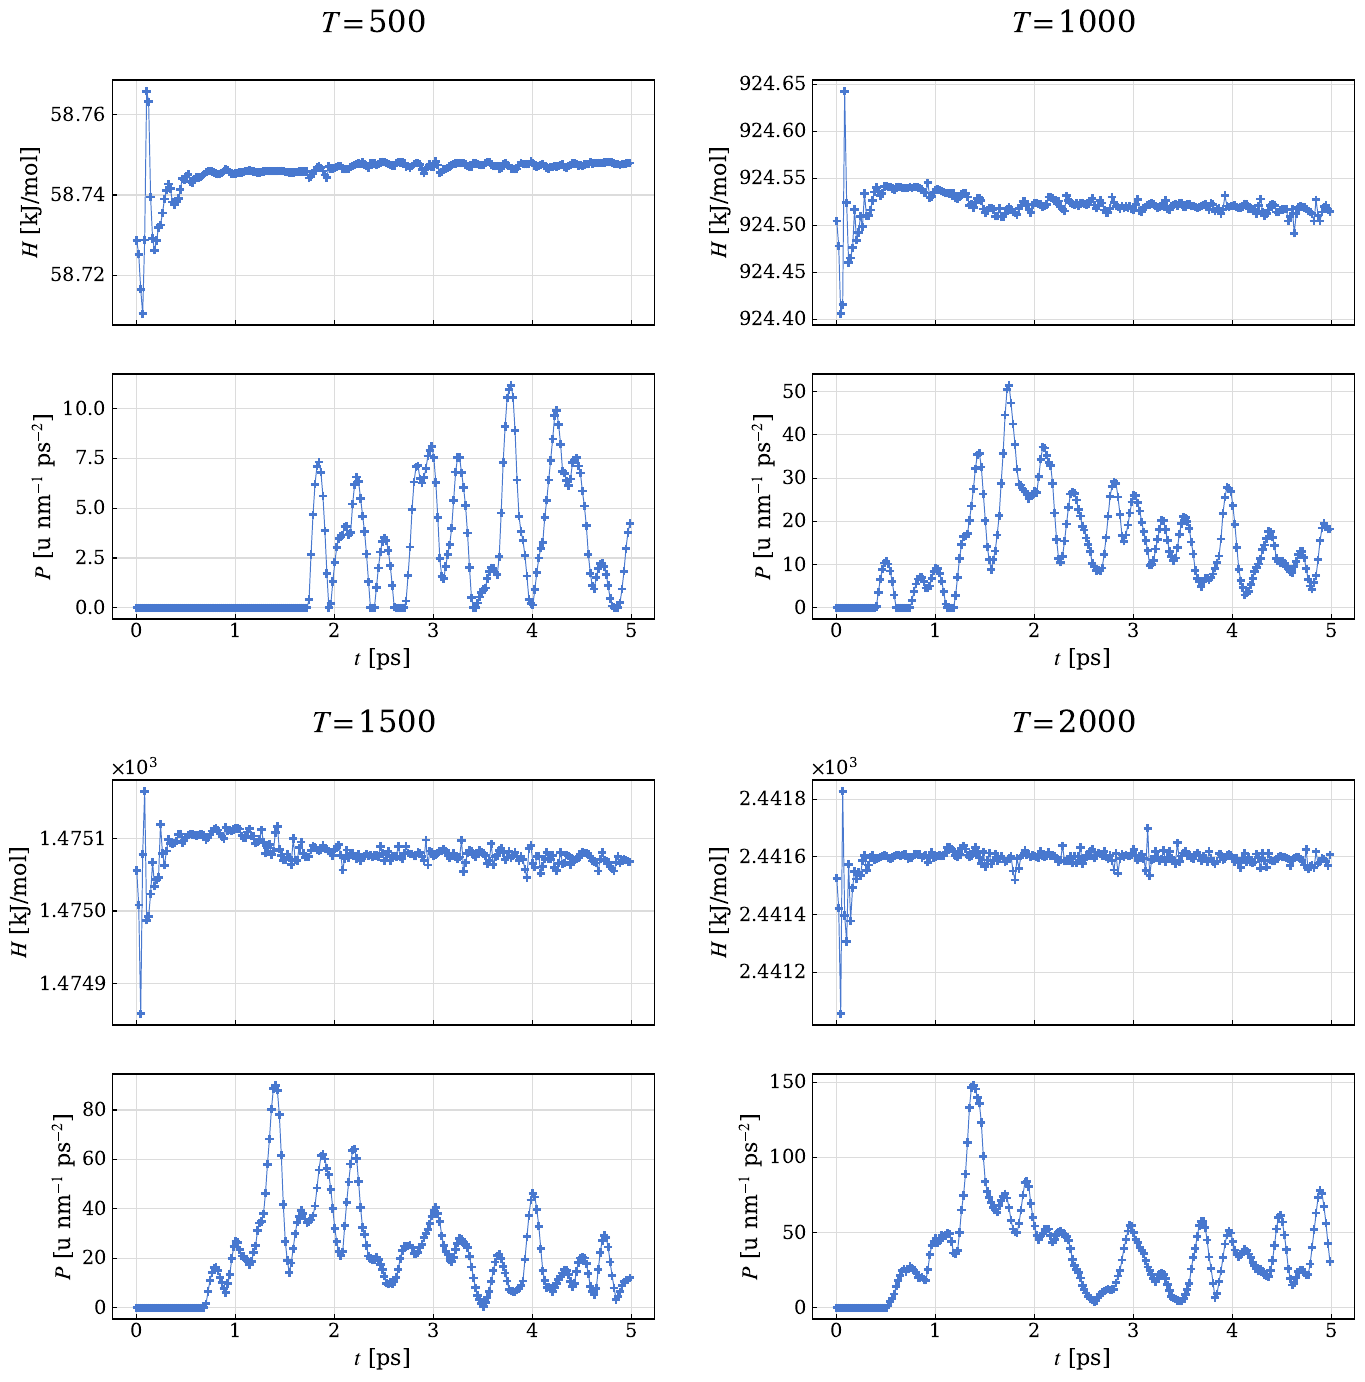

Recreate this plot in Python.
import os
from pathlib import Path

import numpy as np
from matplotlib import pyplot as plt

from figures import common

common.setup_pyplot()

root_path = Path("data/processed/gas_1700042688/")
files = [int(file) for file in os.listdir(root_path)]
files.sort()

fig = plt.figure(figsize=(14, 14))
subfigs = fig.subfigures(len(files) // 2, 2)

for idx, file in enumerate(files):
    steps, Hs, Ps = np.loadtxt(root_path / str(file)).T
    subfig = subfigs.flat[idx]
    axs = subfig.subplots(2, 1, sharex=True)

    subfig.suptitle(f"$T=${file}")

    axs[0].plot(steps, Hs, "-+", mew=2, linewidth=0.7)
    axs[0].set_ylabel("$H$ [kJ/mol]")

    axs[1].plot(steps, Ps, "-+", mew=2, linewidth=0.7)
    axs[1].set_ylabel("$P$ [u nm$^{-1}$ ps$^{-2}$]")

    axs[1].set_xlabel("$t$ [ps]")

# plt.show()

plt.savefig("./figures/gas_stability.pdf", dpi=300, bbox_inches='tight')
